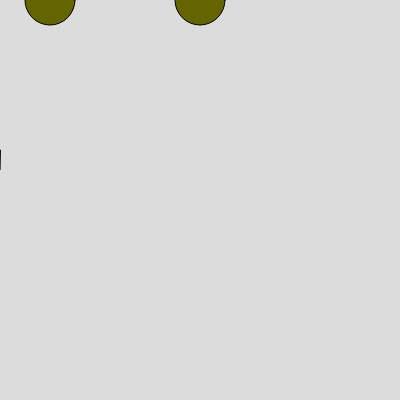
Frame 1 (no input)
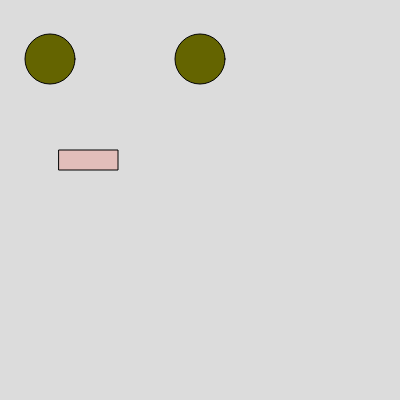
Frame 60 (no input)
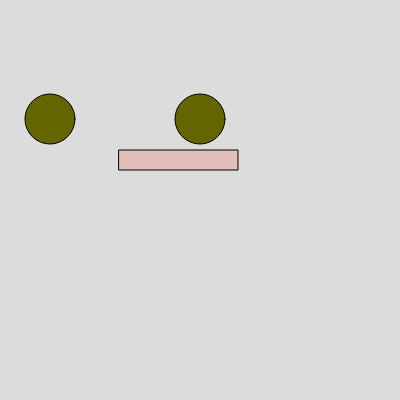
Frame 120 (the mouse pressed at the canvas centre since frame 60)

The p5.js sketch that drew these frames (run headless with seeded random() and noise() and a simulated clock; from frame 60 on, the mouse is pressed at the canvas centre):

// p5.js sketch
// ── sketch.js
 let i = 0;

function setup() {
  createCanvas(400, 400);
}

function draw() {
  background(220);

  // eyes
  fill(100, 100, 0);
  circle(50, i, 50, 50);
  circle(200, i, 50, 50);

  // mouth
  fill(255, 25, 0, 40);
  rect(i, 150, i, 20);

  // increment i
  i = i+1;
}
